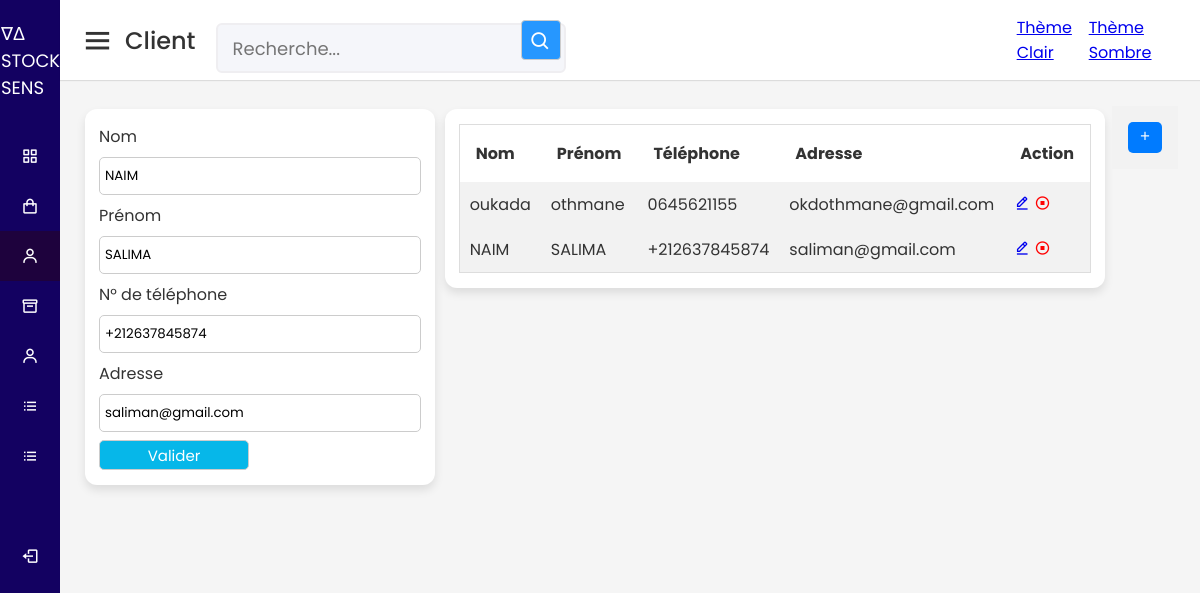
The app's page /vue/client.php?id=2 with its own data.
### tables this page shows
CREATE TABLE `client` (
  `id` int(11) NOT NULL,
  `nom` varchar(30) NOT NULL,
  `prenom` varchar(30) NOT NULL,
  `telephone` varchar(30) NOT NULL,
  `adresse` varchar(30) NOT NULL
);

### model/function.php (called while the page is built, shortened)
<?php
function getClient($id = null)
{
    if (!empty($id)) {
        $sql = "SELECT * FROM client WHERE id=?";
        $req = $GLOBALS['connexion']->prepare($sql);
        $req->execute(array($id));
        return $req->fetch();
    } else {
        $sql = "SELECT * FROM client";
        $req = $GLOBALS['connexion']->prepare($sql);
        $req->execute();
        return $req->fetchAll();
    }
}

### vue/client.php (the view, shortened to what this page needs)
<?php
include 'entete.php';
if (!empty($_GET['id'])) {
    $client = getClient($_GET['id']);
}
?>
<div class="home-content">
    <div class="overview-boxes">
        <div class="box">
            <form action=" <?= !empty($_GET['id']) ?  "../model/modifClient.php" : "../model/ajoutClient.php" ?>" method="post" class="client-form">
                <label for="nom">Nom</label>
                <input value="<?= !empty($_GET['id']) ?  $client['nom'] : "" ?>" type="text" name="nom" id="nom" placeholder="Veuillez saisir le nom">
                <label for="prenom">Prénom</label>
                <input value="<?= !empty($_GET['id']) ?  $client['prenom'] : "" ?>" type="text" name="prenom" id="prenom" placeholder="Veuillez saisir le prénom">
                <label for="telephone">N° de téléphone</label>
                <input value="<?= !empty($_GET['id']) ?  $client['telephone'] : "" ?>" type="text" name="telephone" id="telephone" placeholder="Veuillez saisir le N° de téléphone">
                <label for="adresse">Adresse</label>
                <input value="<?= !empty($_GET['id']) ?  $client['adresse'] : "" ?>" type="text" name="adresse" id="adresse" placeholder="Veuillez saisir l'adresse">
                <button type="submit">Valider</button>
            </form>
        </div>
        <div class="box">
            <table class="mtable">
                <tr>
                    <th>Nom</th>
                    <th>Prénom</th>
                    <th>Téléphone</th>
                    <th>Adresse</th>
                    <th>Action</th>
                </tr>
                <?php
                $clients = getClient();
                if (!empty($clients) && is_array($clients)) {
                    foreach ($clients as $key => $value) {
                ?>
                        <tr>
                            <td><?= $value['nom'] ?></td>
                            <td><?= $value['prenom'] ?></td>
                            <td><?= $value['telephone'] ?></td>
                            <td><?= $value['adresse'] ?></td>
                            <td><a href="?id=<?= $value['id'] ?>"><i class='bx bx-edit-alt'></i></a>
                            <a onclick="annuleClient(<?= $value['id'] ?>)" style="color: red;"><i class='bx bx-stop-circle'></i></a>
                 </td>
                        </tr>
                <?php
                    }
                }
                ?>
            </table>
        </div>
        <div>
      <table> <tr><td><a href="../model/ajoutClient.php" class="add-client-link small" onclick="clearValidationMessages()"><i class='bx bx-plus'></i> </a></td></tr>
</table></div>
    </div>
</div>
<?php
include 'pied.php';
?>

### public/css/style.css (style rules this page uses)
* { margin: 0; padding: 0; box-sizing: border-box; font-family: "Poppins", sans-serif; }
.home-section .home-content { position: relative; padding-top: 104px; }
.home-content .overview-boxes { display: flex; align-items: flex-start; justify-content: space-between; flex-wrap: nowrap; padding: 0 20px; margin-bottom: 26px; }
.overview-boxes .box { display: flex; align-items: center; justify-content: center; background: #fff; padding: 15px 14px; border-radius: 12px; box-shadow: 0 5px 10px rgba(0, 0, 0, 0.1); margin: 5px; }
input, textarea, select { margin-bottom: 10px; box-sizing: border-box; width: 100%; margin: 8px 0; padding: 8px 5px; border-radius: 5px; border: 1px solid #ccc; }
button { background-color: rgb(6, 183, 233); color: white; width: 150px; height: 30px; border: 1px solid #ccc; font-size: 15px; border-radius: 5px; }
label { display: block; }
form { width: 100%; }
table.mtable { width: 100%; border-collapse: collapse; width: 100%; border: 1px solid #ddd; }
th, td { text-align: left; padding: 16px; }
table.mtable tr:nth-child(even) { background: #f2f2f2; }
table.mtable td { padding: 10px; }

### vue/entete.php (style rules this page uses)
.home-section .home-content { position: relative; padding-top: 104px; }
.home-content .overview-boxes { display: flex; align-items: flex-start; justify-content: space-between; flex-wrap: nowrap; padding: 0 20px; margin-bottom: 26px; }
.overview-boxes .box { display: flex; align-items: center; justify-content: center; background: #fff; padding: 15px 14px; border-radius: 12px; box-shadow: 0 5px 10px rgba(0, 0, 0, 0.1); margin: 5px; }
input, textarea, select { margin-bottom: 10px; box-sizing: border-box; width: 100%; margin: 8px 0; padding: 8px 5px; border-radius: 5px; border: 1px solid #ccc; }
button { background-color: rgb(6, 183, 233); color: white; width: 150px; height: 30px; border: 1px solid #ccc; font-size: 15px; border-radius: 5px; }
label { display: block; }
form { width: 100%; }
table.mtable { width: 100%; border-collapse: collapse; width: 100%; border: 1px solid #ddd; }
td { text-align: left; padding: 16px; background: #f2f2f2; color:#333 }
th { text-align: left; padding: 16px; }
table.mtable tr:nth-child(even) { background: #f2f2f2; }
table.mtable td { padding: 10px; }
.theme-light { background-color: #fff; color: #333; }

### vue/client.php (style rules this page uses)
.add-client-link { display: inline-block; padding: 10px 20px; background-color: #007bff; color: #fff; text-decoration: none; border-radius: 5px; }
.small { font-size: 14px; padding: 5px 10px; }

### records on screen
client: nom "NAIM", prenom "SALIMA", telephone "+212637845874", adresse "saliman@gmail.com"
client: nom "oukada", prenom "othmane", telephone "0645621155", adresse "okdothmane@gmail.com"

### other values on screen
str_replace(".php", "", basename($_SERVER['PHP_SELF'])) "Client"
